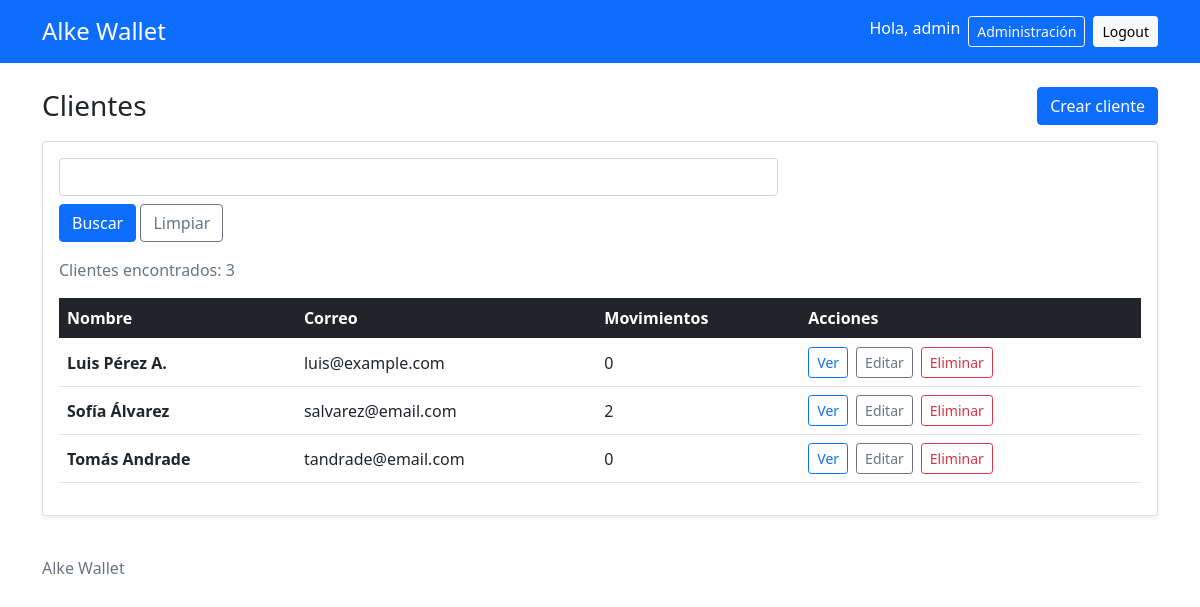
The app's page / (signed in) with its own data.
### gestion/models.py (models this page shows, shortened)
class Cliente(models.Model):
    nombre = models.CharField(max_length=100)
    email = models.EmailField(unique=True)
    telefono = models.CharField(max_length=20, blank=True)
    fecha_registro = models.DateTimeField(auto_now_add=True)
    class Meta:
        ordering = ["nombre"]
        verbose_name = "Cliente"
        verbose_name_plural = "Clientes"

### gestion/views.py (the view)
# urls.py: path("", ClienteListView.as_view(), name="lista_clientes"),
class ClienteListView(AccesoPersonalMixin, ListView):
    model = Cliente
    template_name = "gestion/lista_clientes.html"
    context_object_name = "clientes"
    def get_queryset(self):
        clientes = Cliente.objects.annotate(
            total_movimientos=Count("cuenta__transacciones")
        ).order_by("nombre")
        buscar = self.request.GET.get("buscar", "").strip()
        if buscar:
            clientes = clientes.filter(
                Q(nombre__icontains=buscar)
                | Q(email__icontains=buscar)
            )
        return clientes
    def get_context_data(self, **kwargs):
        contexto = super().get_context_data(**kwargs)
        contexto["buscar"] = self.request.GET.get(
            "buscar", ""
        )
        return contexto

### gestion/views.py (called while the page is built)
    def test_func(self):
        return self.request.user.is_staff

### gestion/templates/gestion/lista_clientes.html (shortened to what this page needs)
{% extends "base.html" %}
{% block content %}
<div class="d-flex flex-wrap gap-3 justify-content-between align-items-center mb-3">
    <h1 class="h3 mb-0">Clientes</h1>
    <a href="{% url 'crear_cliente' %}" class="btn btn-primary">Crear cliente</a>
</div>
<div class="card shadow-sm">
    <div class="card-body">
        <form method="get" class="row g-2 mb-3">
            <div class="col-md-8">
                <input type="search" name="buscar" id="buscar" value="{{ buscar }}" class="form-control">
            </div>
            <div class="col-md-8">
                <button class="btn btn-primary">Buscar</button>
                <a href="{% url 'lista_clientes' %}" class="btn btn-outline-secondary">Limpiar</a>
            </div>
        </form>
        <p class="text-muted">Clientes encontrados: {{ clientes|length }}</p>
        <div class="table-responsive">
            <table class="table table-hover align-middle">
                <thead class="table-dark">
                    <tr>
                        <th>Nombre</th>
                        <th>Correo</th>
                        <th>Movimientos</th>
                        <th>Acciones</th>
                    </tr>
                </thead>
                <tbody>
                    {% for cliente in clientes %}
                        <tr>
                            <td><strong>{{ cliente.nombre }}</strong></td>
                            <td>{{ cliente.email }}</td>
                            <td>{{ cliente.total_movimientos }}</td>
                            <td>
                                <div class="d-flex gap-2">
                                    <a href="{% url 'detalle_cliente' cliente.pk %}" class="btn btn-sm btn-outline-primary">Ver</a>
                                    <a href="{% url 'editar_cliente' cliente.pk %}" class="btn btn-sm btn-outline-secondary">Editar</a>
                                    <a href="{% url 'eliminar_cliente' cliente.pk %}" class="btn btn-sm btn-outline-danger">Eliminar</a>
                                </div>
                            </td>
                        </tr>
                    {% empty %}
                        <tr>
                            <td colspan="4" class="text-center text-muted">No hay clientes.</td>
                        </tr>
                    {% endfor %}
                </tbody>
            </table>
        </div>
    </div>
</div>
{% endblock %}

### gestion/templates/base.html (shortened to what this page needs)
{% load static %}
<!DOCTYPE html>
<html lang="es">
    <head>
        <link href="https://cdn.jsdelivr.net/npm/bootstrap@5.0.2/dist/css/bootstrap.min.css" rel="stylesheet">
    </head>
    <body>
        <header class="bg-primary text-white py-3">
            <div class="container">
                <div class="d-flex flex-wrap gap-3 justify-content-between align-items-center">
                    <a href="{% url 'lista_clientes' %}" class="h4 text-white text-decoration-none mb-0">Alke Wallet</a>
                    {% if user.is_authenticated %}
                        <div class="d-flex flex-wrap gap-2">
                            <span>Hola, {{ user.username }}</span>
                            {% if user.is_staff %}
                                <a href="{% url 'admin:index' %}" class="btn btn-outline-light btn-sm">Administración</a>
                            {% endif %}
                            <form method="post" action="{% url 'logout' %}">
                                <button type="submit" class="btn btn-light btn-sm">Logout</button>
                            </form>
                        </div>
                    {% endif %}
                </div>
            </div>
        </header>
        <main class="container py-4">
            {% block content %}
            {% endblock %}
        </main>
        <footer class="container boder-top py-3 text-muted">
            Alke Wallet
        </footer>
    </body>
</html>

### records on screen
Cliente: nombre "Luis Pérez A.", email "luis@example.com", total_movimientos "0"
Cliente: nombre "Sofía Álvarez", email "salvarez@email.com", total_movimientos "2"
Cliente: nombre "Tomás Andrade", email "tandrade@email.com", total_movimientos "0"

### other values on screen
{{ user.username }} "admin"
{{ clientes|length }} "3"
